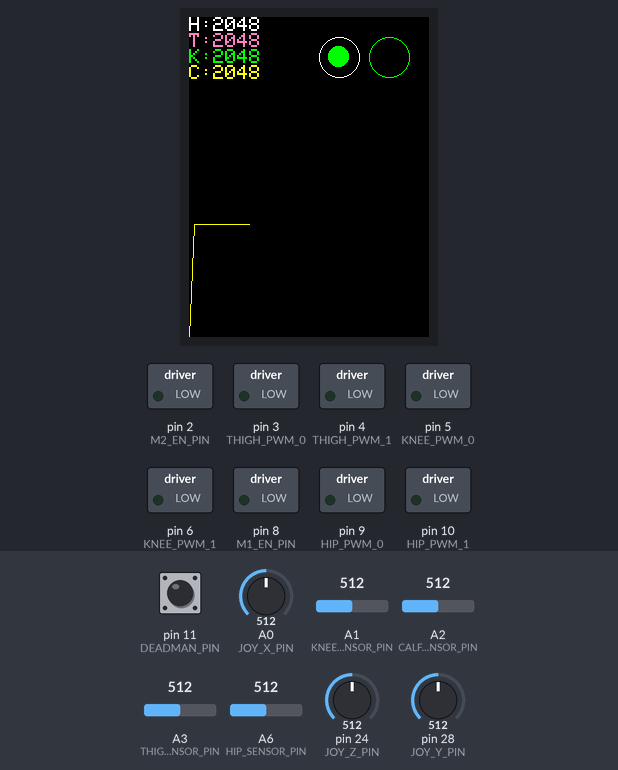
A sketch run on a simulated Teensy 4. Parts: 240×320 colour display, switched loads named in the sketch (green lamp = pin HIGH). Inputs (shaded band) come from the test bench; at power-on: pin 11 (DEADMAN_PIN) HIGH, A0 (JOY_X_PIN) = 512, A1 (KNEE_SENSOR_PIN) = 512, A2 (CALF_SENSOR_PIN) = 512, A3 (THIGH_SENSOR_PIN) = 512, A6 (HIP_SENSOR_PIN) = 512, pin 24 (JOY_Z_PIN) = 512, pin 28 (JOY_Y_PIN) = 512 (analog values on the 0–1023 scale). What the sketch prints to the serial monitor is not drawn.

Above: at 1.49 s.
1.5 s: pin 11 (DEADMAN_PIN) pulled LOW for 0.15 s
At 1.7 s:
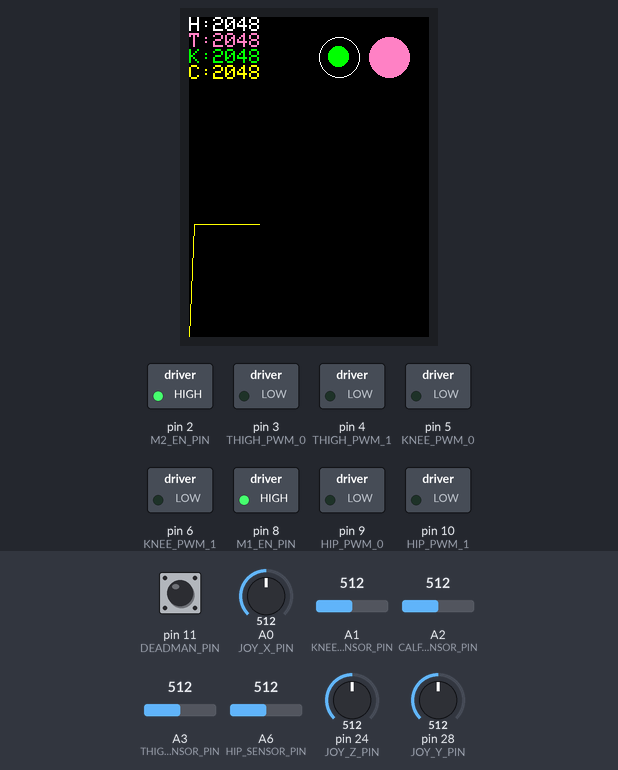
3.3 s: A0 (JOY_X_PIN) set to 490
At 3.46 s:
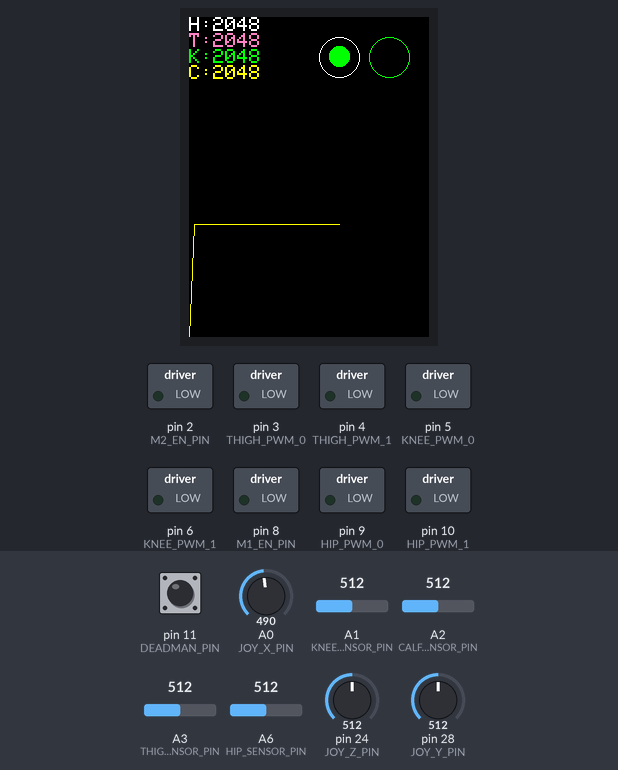
4.9 s: pin 11 (DEADMAN_PIN) pulled LOW for 1 s
At 5.45 s:
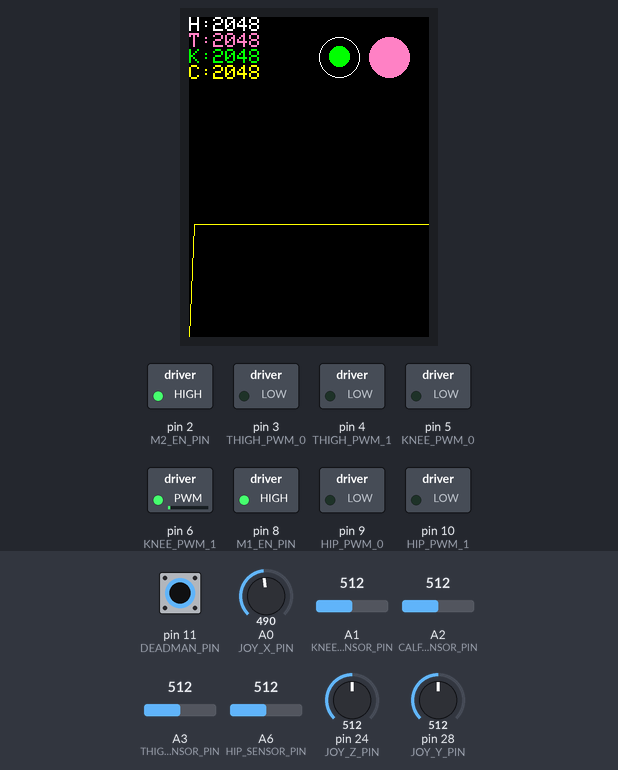
7.4 s: A1 (KNEE_SENSOR_PIN) set to 490
At 8.12 s:
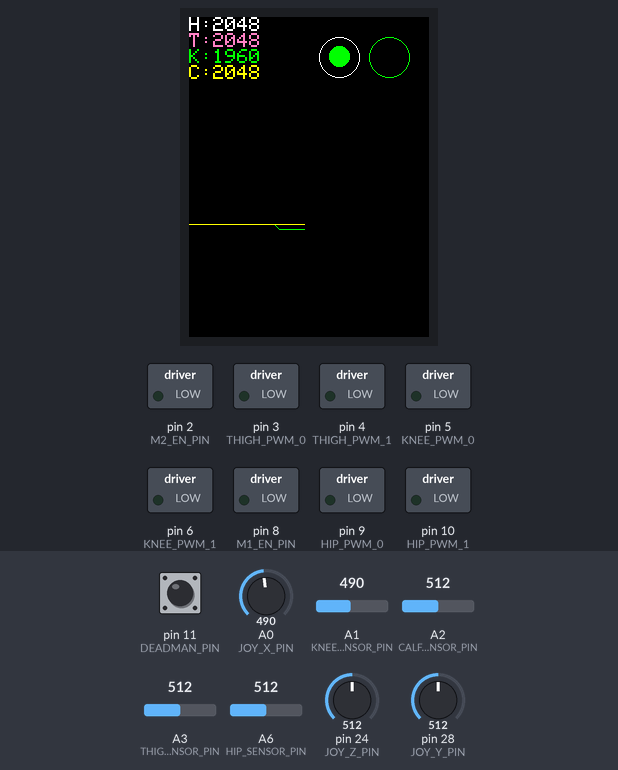
9.0 s: A2 (CALF_SENSOR_PIN) set to 490
At 9.65 s:
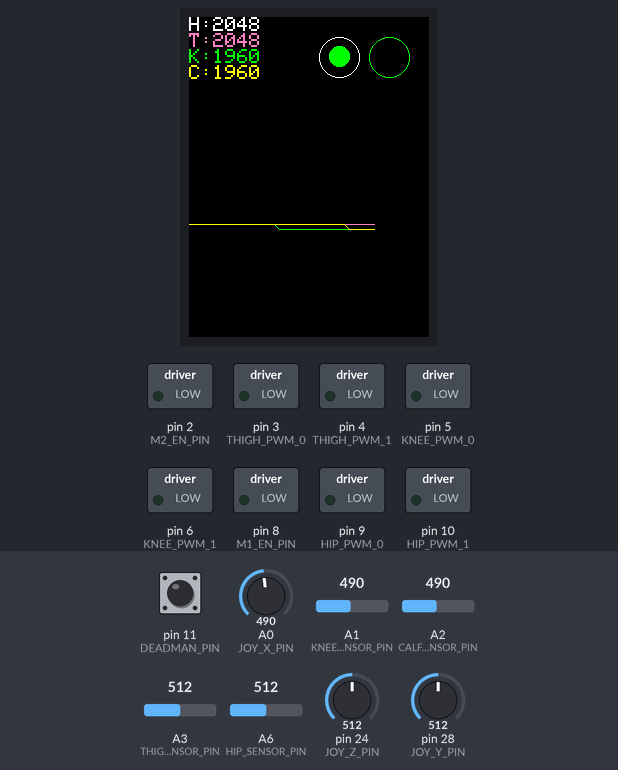
10.5 s: A3 (THIGH_SENSOR_PIN) set to 490
At 10.87 s:
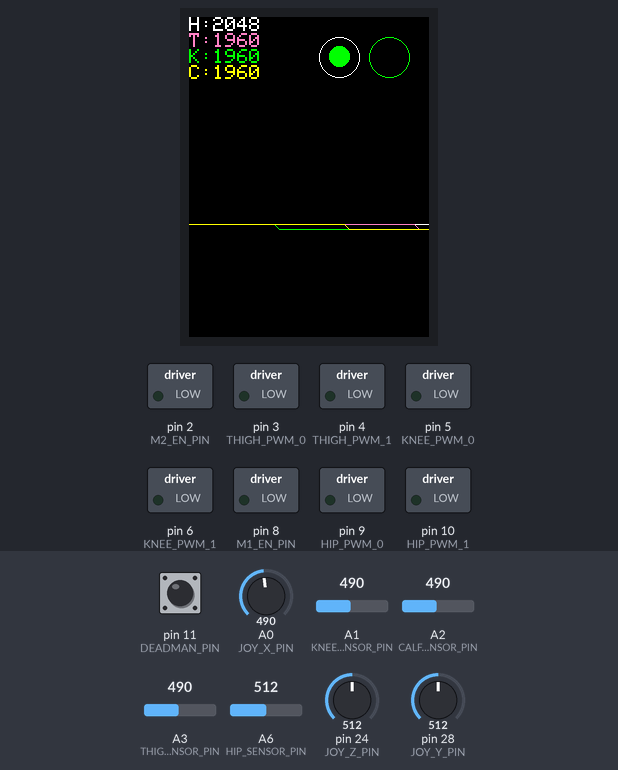
Timing chart, 0 to 13.0 s (numbered marks = the images above; inputs shaded):
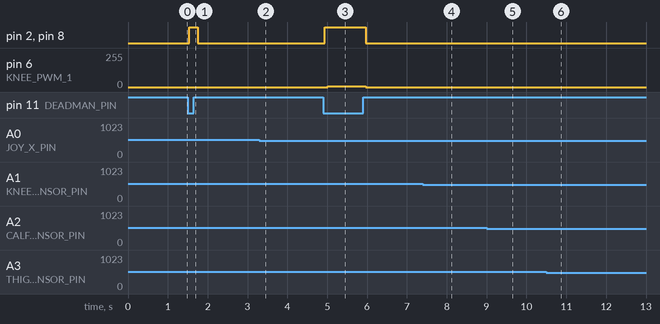

Measured:
- after the input at 1.5 s, pin 2 (M2_EN_PIN), pin 8 (M1_EN_PIN): LOW → HIGH at once, → LOW 0.22 s later; the display: first changes after 0.05 s (image 1 shows a later state)
- after the input at 4.9 s, pin 2 (M2_EN_PIN), pin 8 (M1_EN_PIN): LOW → HIGH at once, → LOW 1.0 s later; pin 6 (KNEE_PWM_1): 0/255 → 4/255 after 0.11 s, → 0/255 0.96 s later

The sketch:

stompy_test_box.ino
```cpp
// read joystick, plot values

#include "SPI.h"
#include "ILI9341_t3.h"

#define JOY_X_PIN A0
#define JOY_Y_PIN A14
#define JOY_Z_PIN A10
#define DEADMAN_PIN 11  // requires internal pull-up

#define M1_EN_PIN 8
#define M2_EN_PIN 2

#define HIP_SENSOR_PIN A6
#define THIGH_SENSOR_PIN A3
#define KNEE_SENSOR_PIN A1
#define CALF_SENSOR_PIN A2

#define HIP_PWM_0 9
#define HIP_PWM_1 10
#define THIGH_PWM_0 3
#define THIGH_PWM_1 4
#define KNEE_PWM_0 5
#define KNEE_PWM_1 6

#define TFT_DC 21
#define TFT_CS 255
//#define TFT_RST 255  // 255 = unused, connect to 3.3V
#define TFT_RST 18
#define TFT_MOSI 7
#define TFT_SCLK 13
#define TFT_MISO 12


#define ANALOG_READ_RES 12
#define ANALOG_WRITE_RES 12
#define ANALOG_WRITE_FREQUENCY 2000


// for a 320 high display, scale analog values by
#define D_YSCALE 18
#define D_XSCALE 5
#define D_DEADMAN_X 200
#define D_DEADMAN_Y 40
#define D_DEADMAN_R 20
#define D_JOY_X 150
#define D_JOY_Y 40
#define D_JOY_R 20
#define D_JOY_ZR 10

ILI9341_t3 tft = ILI9341_t3(
  TFT_CS, TFT_DC, TFT_RST, TFT_MOSI, TFT_SCLK, TFT_MISO);

unsigned int joy_raw[3] = {0, 0, 0};
float joy[3] = {0., 0., 0.};
#define JS_X 0
#define JS_Y 1
#define JS_Z 2
#define HIP_JS 2
#define THIGH_JS 1
#define KNEE_JS 0
#define N_JS 3
#define JOY_HALF 2047.5
// TODO dead region

unsigned int pwms[3] = {0, 0, 0};
// to go from 0,1 -> 0,max_pwm
// for 12 bit, and ~50% range = 2048
#define HIP_PWM_SCALE 1600
#define THIGH_PWM_SCALE 1600
#define KNEE_PWM_SCALE 1600

bool deadman = 0;

unsigned int display_x = 0;

unsigned int sensor_raw[4] = {0, 0, 0, 0};
unsigned int sensor_last[4] = {0, 0, 0, 0};

#define SENSOR_HIP 0
#define SENSOR_THIGH 1
#define SENSOR_KNEE 2
#define SENSOR_CALF 3
#define N_SENSOR 4

#define DEBUG

elapsedMillis header_refresh;
elapsedMillis sensor_refresh;
elapsedMillis pwm_refresh;


void zero_pwms() {
  #ifdef DEBUG
  Serial.println("zero_pwms");
  #endif
  analogWrite(HIP_PWM_0, 0);
  analogWrite(HIP_PWM_1, 0);
  analogWrite(THIGH_PWM_0, 0);
  analogWrite(THIGH_PWM_1, 0);
  analogWrite(KNEE_PWM_0, 0);
  analogWrite(KNEE_PWM_1, 0);
}

void write_pwms() {
  if (joy[HIP_JS] > 0) {
    pwms[SENSOR_HIP] = joy[HIP_JS] * HIP_PWM_SCALE;
    analogWrite(HIP_PWM_0, pwms[SENSOR_HIP]);
    analogWrite(HIP_PWM_1, 0);
  } else {
    pwms[SENSOR_HIP] = -joy[HIP_JS] * HIP_PWM_SCALE;
    analogWrite(HIP_PWM_0, 0);
    analogWrite(HIP_PWM_1, pwms[SENSOR_HIP]);
  }
  if (joy[THIGH_JS] > 0) {
    pwms[SENSOR_THIGH] = joy[THIGH_JS] * THIGH_PWM_SCALE;
    analogWrite(THIGH_PWM_0, pwms[SENSOR_THIGH]);
    analogWrite(THIGH_PWM_1, 0);
  } else {
    pwms[SENSOR_THIGH] = -joy[THIGH_JS] * THIGH_PWM_SCALE;
    analogWrite(THIGH_PWM_0, 0);
    analogWrite(THIGH_PWM_1, pwms[SENSOR_THIGH]);
  }
  if (joy[KNEE_JS] > 0) {
    pwms[SENSOR_KNEE] = joy[KNEE_JS] * KNEE_PWM_SCALE;
    analogWrite(KNEE_PWM_0, pwms[SENSOR_KNEE]);
    analogWrite(KNEE_PWM_1, 0);
  } else {
    pwms[SENSOR_KNEE] = -joy[KNEE_JS] * KNEE_PWM_SCALE;
    analogWrite(KNEE_PWM_0, 0);
    analogWrite(KNEE_PWM_1, pwms[SENSOR_KNEE]);
  }
  #ifdef DEBUG
  Serial.println("write_pwms...");
  Serial.print("\tHIP: ");
  Serial.println(pwms[SENSOR_HIP]);
  Serial.print("\tTHIGH: ");
  Serial.println(pwms[SENSOR_THIGH]);
  Serial.print("\tKNEE: ");
  Serial.println(pwms[SENSOR_KNEE]);
  #endif
}

void disable_motors() {
  #ifdef DEBUG
  Serial.println("disable_motors");
  #endif
  digitalWrite(M1_EN_PIN, LOW);
  digitalWrite(M2_EN_PIN, LOW);
  zero_pwms();
}

void enable_motors() {
  #ifdef DEBUG
  Serial.println("enable_motors");
  #endif
  digitalWrite(M1_EN_PIN, HIGH);
  digitalWrite(M2_EN_PIN, HIGH);
}

void read_joystick() {
  deadman = digitalRead(DEADMAN_PIN);
  if (deadman) {
    disable_motors();
  } else {
    enable_motors();
  };
  joy_raw[JS_X] = analogRead(JOY_X_PIN);
  joy_raw[JS_Y] = analogRead(JOY_Y_PIN);
  joy_raw[JS_Z] = analogRead(JOY_Z_PIN);
  // TODO convert joystick raw to joy
  joy[JS_X] = (joy_raw[JS_X] / (float)JOY_HALF - 1.0);
  joy[JS_Y] = (joy_raw[JS_Y] / (float)JOY_HALF - 1.0);
  joy[JS_Z] = (joy_raw[JS_Z] / (float)JOY_HALF - 1.0);
  #ifdef DEBUG
  Serial.println("read_joystick...");
  Serial.print("\tX: ");
  Serial.print(joy_raw[JS_X]);
  Serial.print(" ");
  Serial.println(joy[JS_X], 2);
  Serial.print("\tY: ");
  Serial.print(joy_raw[JS_Y]);
  Serial.print(" ");
  Serial.println(joy[JS_Y], 2);
  Serial.print("\tZ: ");
  Serial.print(joy_raw[JS_Z]);
  Serial.print(" ");
  Serial.println(joy[JS_Z], 2);
  #endif
}

void read_sensors() {
  sensor_last[SENSOR_HIP] = sensor_raw[SENSOR_HIP];
  sensor_last[SENSOR_THIGH] = sensor_raw[SENSOR_THIGH];
  sensor_last[SENSOR_KNEE] = sensor_raw[SENSOR_KNEE];
  sensor_last[SENSOR_CALF] = sensor_raw[SENSOR_CALF];
  // TODO read 3
  sensor_raw[SENSOR_HIP] = analogRead(HIP_SENSOR_PIN);
  sensor_raw[SENSOR_THIGH] = analogRead(THIGH_SENSOR_PIN);
  sensor_raw[SENSOR_KNEE] = analogRead(KNEE_SENSOR_PIN);
  sensor_raw[SENSOR_CALF] = analogRead(CALF_SENSOR_PIN);
  #ifdef DEBUG
  Serial.println("read_sensors...");
  Serial.print("\tHIP: ");
  Serial.println(sensor_raw[SENSOR_HIP]);
  Serial.print("\tTHIGH: ");
  Serial.println(sensor_raw[SENSOR_THIGH]);
  Serial.print("\tKNEE: ");
  Serial.println(sensor_raw[SENSOR_KNEE]);
  Serial.print("\tCALF: ");
  Serial.println(sensor_raw[SENSOR_CALF]);
  #endif
}

void draw_values() {
  tft.fillRect(20, 0, 100, 80, ILI9341_BLACK);
  tft.setCursor(0, 0);
  tft.setTextColor(ILI9341_WHITE);
  tft.print("H:");
  tft.println(sensor_raw[SENSOR_HIP]);
  tft.setTextColor(ILI9341_PINK);
  tft.print("T:");
  tft.println(sensor_raw[SENSOR_THIGH]);
  tft.setTextColor(ILI9341_GREEN);
  tft.print("K:");
  tft.println(sensor_raw[SENSOR_KNEE]);
  tft.setTextColor(ILI9341_YELLOW);
  tft.print("C:");
  tft.println(sensor_raw[SENSOR_CALF]);
}

void draw_joystick() {
  tft.fillRect(D_JOY_X-D_JOY_R-D_JOY_ZR, D_JOY_Y-D_JOY_R-D_JOY_ZR, (D_JOY_R + D_JOY_ZR) * 2, (D_JOY_R + D_JOY_ZR) * 2, ILI9341_BLACK);
  // compute jx, jy, jr
  unsigned int jx = D_JOY_X - (joy[JS_X] * D_JOY_R);
  unsigned int jy = D_JOY_Y - (joy[JS_Y] * D_JOY_R);
  unsigned int jr = (joy[JS_Z] + 1.0) * 0.5 * D_JOY_R;
  /*
  unsigned int jx = D_JOY_X + (int)((joy_x / 2047.5 - 1.0) * D_JOY_R);
  unsigned int jy = D_JOY_Y + (int)((joy_y / 2047.5 - 1.0) * D_JOY_R);
  unsigned int jr = (unsigned int)((joy_z / 4095) * D_JOY_R);
  */
  /*
  Serial.print("JX:");
  Serial.println(jx);
  Serial.print("JY:");
  Serial.println(jy);
  Serial.print("JR:");
  Serial.println(jr);
  */
  tft.drawCircle(D_JOY_X, D_JOY_Y, D_JOY_R, ILI9341_WHITE);
  tft.drawLine(D_JOY_X, D_JOY_Y, jx, jy, ILI9341_GREEN);
  tft.fillCircle(jx, jy, jr, ILI9341_GREEN);
}

void draw_deadman() {
  // draw deadman
  if (deadman) {
    tft.fillCircle(D_DEADMAN_X, D_DEADMAN_Y, D_DEADMAN_R, ILI9341_BLACK);
    tft.drawCircle(D_DEADMAN_X, D_DEADMAN_Y, D_DEADMAN_R, ILI9341_GREEN);
  } else {
    tft.fillCircle(D_DEADMAN_X, D_DEADMAN_Y, D_DEADMAN_R, ILI9341_PINK);
  }
}

void draw_plot() {
  unsigned int nx = display_x + D_XSCALE;
  if (display_x >= 240) {
    tft.fillRect(0, 80, 240, 240, ILI9341_BLACK);
    display_x = 0;
  } else {
    // draw lines front
    tft.drawLine(display_x, 320 - sensor_last[SENSOR_HIP] / D_YSCALE, nx, 320 - sensor_raw[SENSOR_HIP] / D_YSCALE, ILI9341_WHITE);
    tft.drawLine(display_x, 320 - sensor_last[SENSOR_THIGH] / D_YSCALE, nx, 320 - sensor_raw[SENSOR_THIGH] / D_YSCALE, ILI9341_PINK);
    tft.drawLine(display_x, 320 - sensor_last[SENSOR_KNEE] / D_YSCALE, nx, 320 - sensor_raw[SENSOR_KNEE] / D_YSCALE, ILI9341_GREEN);
    tft.drawLine(display_x, 320 - sensor_last[SENSOR_CALF] / D_YSCALE, nx, 320 - sensor_raw[SENSOR_CALF] / D_YSCALE, ILI9341_YELLOW);
    display_x = nx;
  }
}


void setup() {
  /*
  delay(1000);
  // HACK reset pin for display
  pinMode(18, OUTPUT);
  digitalWrite(18, HIGH);
  delay(5);
  digitalWrite(18, LOW);
  delay(20);
  digitalWrite(18, HIGH);
  delay(150);
  */
  tft.begin();
  tft.fillScreen(ILI9341_BLACK);
  tft.setTextColor(ILI9341_YELLOW);
  tft.setTextSize(2);
  pinMode(DEADMAN_PIN, INPUT_PULLUP);

  // disable motor outputs
  pinMode(M1_EN_PIN, OUTPUT);
  pinMode(M2_EN_PIN, OUTPUT);
  disable_motors();

  // setup same analog read res
  analogReadResolution(ANALOG_READ_RES);
  analogWriteResolution(ANALOG_WRITE_RES);
  analogWriteFrequency(3, ANALOG_WRITE_FREQUENCY);
  analogWriteFrequency(5, ANALOG_WRITE_FREQUENCY);

  Serial.begin(115200);
}

void loop() {
  if (sensor_refresh > 100) {
    read_joystick();
    read_sensors();
    draw_plot();
    draw_joystick();
    draw_deadman();
    sensor_refresh = 0;
  }
  if (header_refresh > 500) {
    draw_values();
    header_refresh = 0;
  }
  if (pwm_refresh > 100) {
    if (!deadman) {
      write_pwms();
    } else {
      zero_pwms();
    };
    pwm_refresh = 0;
  }
}
```
